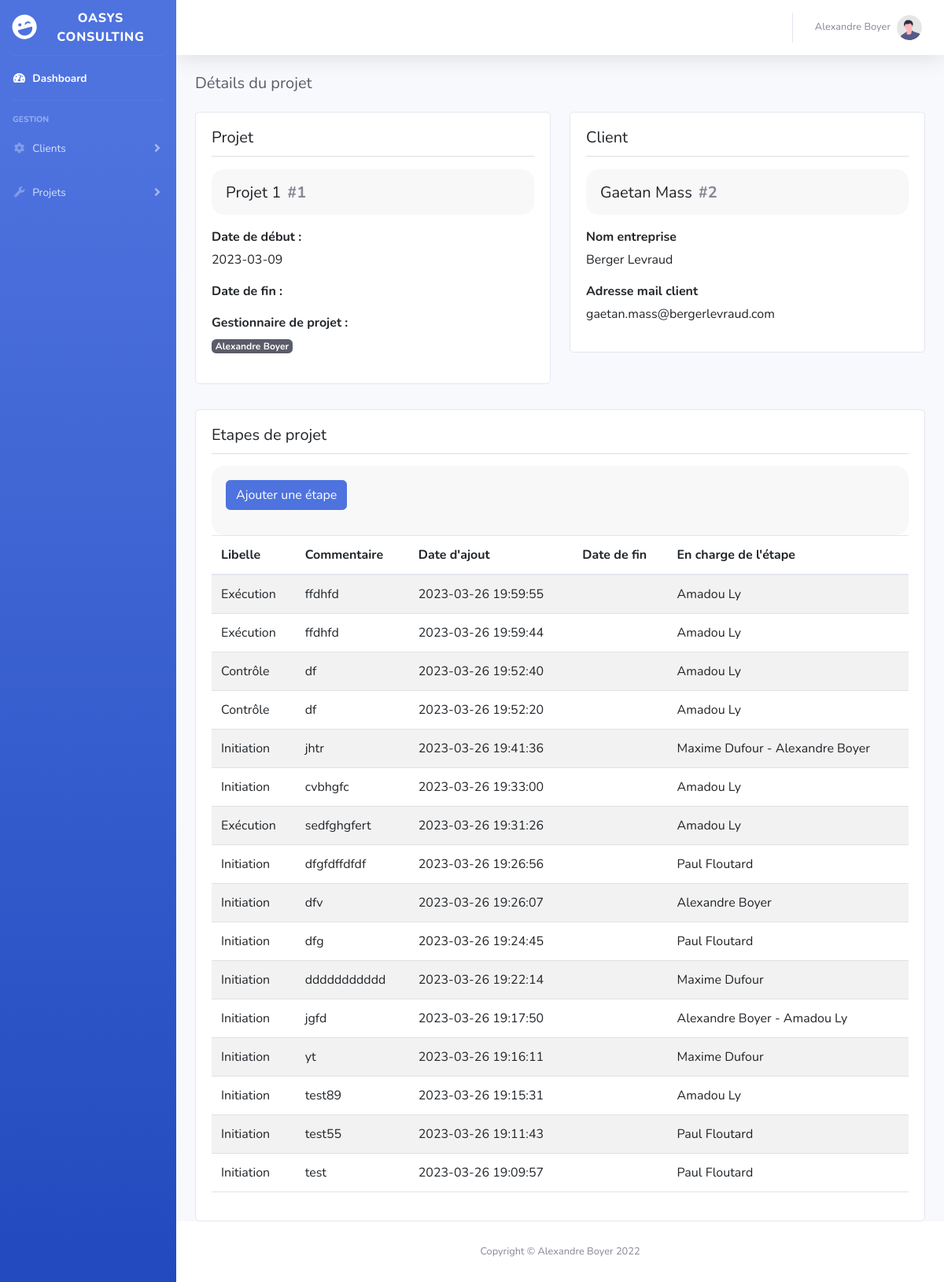
The app's page /controller/Route.php?action=project&project_number=1 (signed in) with its own data.
### tables this page shows
CREATE TABLE `projet` (
  `code_projet` int(11) NOT NULL,
  `libelle_projet` varchar(50) NOT NULL,
  `date_de_debut_projet` date NOT NULL,
  `date_de_fin_projet` date DEFAULT NULL,
  `taux_horaire_projet` int(11) DEFAULT NULL,
  `id_user` int(11) NOT NULL,
  `id_facturation` int(11) DEFAULT NULL,
  `id_client` int(11) NOT NULL
);

CREATE TABLE `user` (
  `id_user` int(11) NOT NULL,
  `adresse_mail_user` varchar(255) DEFAULT NULL,
  `password_user` varchar(255) DEFAULT NULL,
  `nom_user` varchar(50) DEFAULT NULL,
  `prenom_user` varchar(50) DEFAULT NULL,
  `id_role` int(11) NOT NULL
);

CREATE TABLE `client` (
  `id_client` int(11) NOT NULL,
  `adresse_mail_client` varchar(255) DEFAULT NULL,
  `nom_client` varchar(255) DEFAULT NULL,
  `prenom_client` varchar(255) DEFAULT NULL,
  `nom_entreprise_client` varchar(255) NOT NULL
);

CREATE TABLE `etape_projet` (
  `id_etape_projet` int(11) NOT NULL,
  `commentaire_etape_projet` varchar(255) NOT NULL,
  `date_add` datetime NOT NULL,
  `date_end` datetime DEFAULT NULL,
  `code_projet` int(11) NOT NULL,
  `id_type_etape_projet` int(11) NOT NULL
);

CREATE TABLE `type_etape_projet` (
  `id_type_etape_projet` int(11) NOT NULL,
  `libelle_type_etape_projet` varchar(50) NOT NULL
);

### view/project.php (the view, shortened to what the rows shown need)
<!DOCTYPE html>
<html lang="fr">
    <head>
        <link href="../assets/vendor/fontawesome-free/css/all.min.css" rel="stylesheet" type="text/css">
        <link href="https://cdn.jsdelivr.net/npm/bootstrap@5.3.0-alpha1/dist/css/bootstrap.min.css" rel="stylesheet">
        <link href="../assets/css/sb-admin-2.min.css" rel="stylesheet">
        <link href="../assets/css/sb-admin-2.css" rel="stylesheet">
    </head>
    <body id="page-top">
    <div id="wrapper">
        <?php
        include('../assets/include/header.php');
        ?>
        <div id="content-wrapper" class="d-flex flex-column">
            <div id="content">
                <?php
                include('../assets/include/topbar.php');
                ?>
                <div class="container-fluid">
                    <h1 class="h3 mb-4 text-gray-800">Détails du projet</h1>
                    <div class="row">
                        <div class="col-sm-6" id="projet">
                            <div class="card">
                                <div class="card-body">
                                    <div id="projectInfo" class="info-block">
                                        <div class="row">
                                            <div class="col-xxl-7">
                                                <h3 class="mb-0">
                                                    <?php
                                                        foreach($infosProjects as $infoProject) {
                                                            echo $infoProject->getLibelle_projet().'<strong class="text-muted ml-2">#'.$infoProject->getCode_projet().'</strong>';
                                                    }?>
                                                </h3>
                                            </div>
                                        </div>
                                    </div>
                                    <div class="row mt-3">
                                        <div id="dateProjet" class="col-xxl-6">
                                            <p class="mb-1">
                                                <strong>Date de début :</strong>
                                            </p>
                                            <p>
                                                <?php
                                                    foreach($infosProjects as $infoProject) {
                                                        echo $infoProject->getDate_de_debut_projet();
                                                }?>
                                            </p>
                                            <p class="mb-1">
                                                <strong>Date de fin :</strong>
                                            </p>
                                        </div>
                                        <div id="gestionnaireProjet" class="col-xxl-6">
                                            <p>
                                                <span class="badge rounded badge-dark">
                                                    <?php
                                                        foreach($infosProjects as $infoProject) {
                                                            echo $infoProject->getPrenom_gestionnaire_projet()." ".$infoProject->getNom_gestionnaire_projet();
                                                    }?>
                                                </span>
                                            </p>
                                        </div>
                                    </div>
                                </div>
                            </div>
                        </div>
                        <div class="col-sm-6" id="client">
                            <div class="card">
                                <div class="card-body">
                                    <div id="clientInfo" class="info-block">
                                        <div class="row">
                                            <div class="col-xxl-7">
                                                <h3 class="mb-0">
                                                    <?php
                                                    foreach($infosProjects as $infoProject) {
                                                        echo $infoProject->getPrenom_client()." ".$infoProject->getNom_client().'<strong class="text-muted ml-2">#'.$infoProject->getId_client().'</strong>';
                                                    }?>
                                                </h3>
                                            </div>
                                        </div>
                                    </div>
                                    <div class="row mt-3">
                                        <div id="preciseClientInfo" class="col-xxl-6">
                                            <p class="mb-1">
                                                <strong>Nom entreprise</strong>
                                            </p>
                                            <p>
                                                <?php
                                                foreach($infosClients as $infosClient) {
                                                    echo $infosClient->getNom_entreprise_client();
                                                }?>
                                            </p>
                                        </div>
                                        <div id="preciseClientInfo_suite" class="col-xxl-6">
                                            <p class="mb-1">
                                                <strong>Adresse mail client</strong>
                                            </p>
                                            <p>
                                                <?php
                                                foreach($infosClients as $infosClient) {
                                                    echo $infosClient->getAdresse_mail_client();
                                                }?>
                                            </p>
                                        </div>
                                    </div>
                                </div>
                            </div>
                        </div>
                        <div class="col-sm-12" id="etapes_projet">
                            <div class="card">
                                <div class="card-body">
                                    <table class="table table-striped">
                                        <thead>
                                        <tr>
                                            <th scope="col">Libelle</th>
                                            <th scope="col">Commentaire</th>
                                            <th scope="col">Date d'ajout</th>
                                            <th scope="col">Date de fin</th>
                                            <th scope="col">En charge de l'étape</th>
                                        </tr>
                                        </thead>
                                        <tbody>
                                        <?php
                                        foreach($listProjectStage as $projectStage) {
                                            echo "<tr>";
                                                echo "<td>".$projectStage->getLibelle_etape_projet()."</td>";
                                                echo "<td>".$projectStage->getCommentaire_etape_projet()."</td>";
                                                echo "<td>".$projectStage->getDate_add_etape_projet()."</td>";
                                                echo "<td>".$projectStage->getDate_end_etape_projet()."</td>";
                                                echo "<td>".$projectStage->getPrenom_Nom_user()."</td>";
                                            echo "</tr>";
                                        }?>
                                        </tbody>
                                    </table>
                                </div>
                            </div>
                        </div>
                    </div>
                </div>
            </div>
            <?php
            include('../assets/include/footer.php');
            ?>
        </div>
    </div>
    </body>
</html>

### records on screen
projet: libelle_projet "Projet 1", code_projet "1", date_de_debut_projet "2023-03-09", id_user.prenom_user "Alexandre", id_user.nom_user "Boyer", id_client.prenom_client "Gaetan", id_client.nom_client "Mass", id_client "2"
client: nom_entreprise_client "Berger Levraud", adresse_mail_client "gaetan.mass@bergerlevraud.com"
etape_projet: id_type_etape_projet.libelle_type_etape_projet "Exécution", commentaire_etape_projet "ffdhfd", date_add "2023-03-26 19:59:55", Prenom_Nom_user "Amadou Ly"
etape_projet: id_type_etape_projet.libelle_type_etape_projet "Exécution", commentaire_etape_projet "ffdhfd", date_add "2023-03-26 19:59:44", Prenom_Nom_user "Amadou Ly"
etape_projet: id_type_etape_projet.libelle_type_etape_projet "Contrôle", commentaire_etape_projet "df", date_add "2023-03-26 19:52:40", Prenom_Nom_user "Amadou Ly"
etape_projet: id_type_etape_projet.libelle_type_etape_projet "Contrôle", commentaire_etape_projet "df", date_add "2023-03-26 19:52:20", Prenom_Nom_user "Amadou Ly"
etape_projet: id_type_etape_projet.libelle_type_etape_projet "Initiation", commentaire_etape_projet "jhtr", date_add "2023-03-26 19:41:36", Prenom_Nom_user "Maxime Dufour - Alexandre Boyer"
etape_projet: id_type_etape_projet.libelle_type_etape_projet "Initiation", commentaire_etape_projet "cvbhgfc", date_add "2023-03-26 19:33:00", Prenom_Nom_user "Amadou Ly"
etape_projet: id_type_etape_projet.libelle_type_etape_projet "Exécution", commentaire_etape_projet "sedfghgfert", date_add "2023-03-26 19:31:26", Prenom_Nom_user "Amadou Ly"
etape_projet: id_type_etape_projet.libelle_type_etape_projet "Initiation", commentaire_etape_projet "dfgfdffdfdf", date_add "2023-03-26 19:26:56", Prenom_Nom_user "Paul Floutard"
etape_projet: id_type_etape_projet.libelle_type_etape_projet "Initiation", commentaire_etape_projet "dfv", date_add "2023-03-26 19:26:07", Prenom_Nom_user "Alexandre Boyer"
etape_projet: id_type_etape_projet.libelle_type_etape_projet "Initiation", commentaire_etape_projet "dfg", date_add "2023-03-26 19:24:45", Prenom_Nom_user "Paul Floutard"
etape_projet: id_type_etape_projet.libelle_type_etape_projet "Initiation", commentaire_etape_projet "ddddddddddd", date_add "2023-03-26 19:22:14", Prenom_Nom_user "Maxime Dufour"
etape_projet: id_type_etape_projet.libelle_type_etape_projet "Initiation", commentaire_etape_projet "jgfd", date_add "2023-03-26 19:17:50", Prenom_Nom_user "Alexandre Boyer - Amadou Ly"
etape_projet: id_type_etape_projet.libelle_type_etape_projet "Initiation", commentaire_etape_projet "yt", date_add "2023-03-26 19:16:11", Prenom_Nom_user "Maxime Dufour"
etape_projet: id_type_etape_projet.libelle_type_etape_projet "Initiation", commentaire_etape_projet "test89", date_add "2023-03-26 19:15:31", Prenom_Nom_user "Amadou Ly"
etape_projet: id_type_etape_projet.libelle_type_etape_projet "Initiation", commentaire_etape_projet "test55", date_add "2023-03-26 19:11:43", Prenom_Nom_user "Paul Floutard"
etape_projet: id_type_etape_projet.libelle_type_etape_projet "Initiation", commentaire_etape_projet "test", date_add "2023-03-26 19:09:57", Prenom_Nom_user "Paul Floutard"

### other values on screen
$_SESSION["prenom"] "Alexandre"
$_SESSION["nom"] "Boyer"
